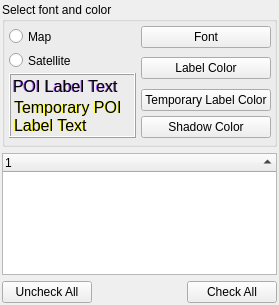
<?xml version="1.0" encoding="UTF-8"?>
<ui version="4.0">
 <class>poiOptions</class>
 <widget class="QWidget" name="poiOptions">
  <property name="geometry">
   <rect>
    <x>0</x>
    <y>0</y>
    <width>279</width>
    <height>305</height>
   </rect>
  </property>
  <property name="sizePolicy">
   <sizepolicy hsizetype="Expanding" vsizetype="Expanding">
    <horstretch>0</horstretch>
    <verstretch>0</verstretch>
   </sizepolicy>
  </property>
  <property name="windowTitle">
   <string notr="true">POI Options</string>
  </property>
  <layout class="QVBoxLayout" name="verticalLayout">
   <property name="leftMargin">
    <number>2</number>
   </property>
   <property name="topMargin">
    <number>2</number>
   </property>
   <property name="rightMargin">
    <number>2</number>
   </property>
   <property name="bottomMargin">
    <number>2</number>
   </property>
   <item>
    <widget class="QGroupBox" name="grpBoxOptions">
     <property name="sizePolicy">
      <sizepolicy hsizetype="Expanding" vsizetype="Preferred">
       <horstretch>0</horstretch>
       <verstretch>0</verstretch>
      </sizepolicy>
     </property>
     <property name="title">
      <string>Select font and color</string>
     </property>
     <layout class="QGridLayout" name="gridLayout">
      <property name="leftMargin">
       <number>4</number>
      </property>
      <property name="topMargin">
       <number>4</number>
      </property>
      <property name="rightMargin">
       <number>3</number>
      </property>
      <property name="bottomMargin">
       <number>6</number>
      </property>
      <property name="spacing">
       <number>5</number>
      </property>
      <item row="4" column="2">
       <widget class="QPushButton" name="pbShadowColor">
        <property name="sizePolicy">
         <sizepolicy hsizetype="Expanding" vsizetype="Fixed">
          <horstretch>0</horstretch>
          <verstretch>0</verstretch>
         </sizepolicy>
        </property>
        <property name="minimumSize">
         <size>
          <width>0</width>
          <height>0</height>
         </size>
        </property>
        <property name="text">
         <string>Shadow Color</string>
        </property>
       </widget>
      </item>
      <item row="1" column="2" rowspan="2">
       <widget class="QPushButton" name="pbColor">
        <property name="sizePolicy">
         <sizepolicy hsizetype="Expanding" vsizetype="Fixed">
          <horstretch>0</horstretch>
          <verstretch>0</verstretch>
         </sizepolicy>
        </property>
        <property name="minimumSize">
         <size>
          <width>0</width>
          <height>0</height>
         </size>
        </property>
        <property name="text">
         <string>Label Color</string>
        </property>
       </widget>
      </item>
      <item row="3" column="2">
       <widget class="QPushButton" name="pbTempColor">
        <property name="sizePolicy">
         <sizepolicy hsizetype="Expanding" vsizetype="Fixed">
          <horstretch>0</horstretch>
          <verstretch>0</verstretch>
         </sizepolicy>
        </property>
        <property name="minimumSize">
         <size>
          <width>0</width>
          <height>0</height>
         </size>
        </property>
        <property name="text">
         <string>Temporary Label Color</string>
        </property>
       </widget>
      </item>
      <item row="0" column="2">
       <widget class="QPushButton" name="pbFont">
        <property name="sizePolicy">
         <sizepolicy hsizetype="Expanding" vsizetype="Fixed">
          <horstretch>0</horstretch>
          <verstretch>0</verstretch>
         </sizepolicy>
        </property>
        <property name="minimumSize">
         <size>
          <width>0</width>
          <height>0</height>
         </size>
        </property>
        <property name="text">
         <string>Font</string>
        </property>
        <property name="autoDefault">
         <bool>false</bool>
        </property>
        <property name="default">
         <bool>false</bool>
        </property>
        <property name="flat">
         <bool>false</bool>
        </property>
       </widget>
      </item>
      <item row="0" column="0">
       <widget class="QRadioButton" name="rbMap">
        <property name="sizePolicy">
         <sizepolicy hsizetype="Maximum" vsizetype="Maximum">
          <horstretch>0</horstretch>
          <verstretch>0</verstretch>
         </sizepolicy>
        </property>
        <property name="minimumSize">
         <size>
          <width>0</width>
          <height>0</height>
         </size>
        </property>
        <property name="font">
         <font>
          <pointsize>8</pointsize>
         </font>
        </property>
        <property name="text">
         <string/>
        </property>
       </widget>
      </item>
      <item row="0" column="1">
       <widget class="QLabel" name="label">
        <property name="sizePolicy">
         <sizepolicy hsizetype="Preferred" vsizetype="Preferred">
          <horstretch>0</horstretch>
          <verstretch>0</verstretch>
         </sizepolicy>
        </property>
        <property name="text">
         <string>Map</string>
        </property>
       </widget>
      </item>
      <item row="2" column="0" rowspan="3" colspan="2">
       <widget class="QFrame" name="frame">
        <property name="sizePolicy">
         <sizepolicy hsizetype="Preferred" vsizetype="Maximum">
          <horstretch>0</horstretch>
          <verstretch>0</verstretch>
         </sizepolicy>
        </property>
        <property name="minimumSize">
         <size>
          <width>0</width>
          <height>0</height>
         </size>
        </property>
        <property name="maximumSize">
         <size>
          <width>16777215</width>
          <height>16777215</height>
         </size>
        </property>
        <property name="font">
         <font>
          <pointsize>12</pointsize>
         </font>
        </property>
        <property name="autoFillBackground">
         <bool>false</bool>
        </property>
        <property name="frameShape">
         <enum>QFrame::Box</enum>
        </property>
        <property name="frameShadow">
         <enum>QFrame::Raised</enum>
        </property>
        <layout class="QGridLayout" name="gridLayout_3">
         <property name="leftMargin">
          <number>1</number>
         </property>
         <property name="topMargin">
          <number>1</number>
         </property>
         <property name="rightMargin">
          <number>1</number>
         </property>
         <property name="bottomMargin">
          <number>1</number>
         </property>
         <property name="spacing">
          <number>1</number>
         </property>
         <item row="0" column="0" rowspan="2" colspan="3">
          <widget class="QLabel" name="txtLabel">
           <property name="sizePolicy">
            <sizepolicy hsizetype="Preferred" vsizetype="Preferred">
             <horstretch>0</horstretch>
             <verstretch>0</verstretch>
            </sizepolicy>
           </property>
           <property name="palette">
            <palette>
             <active>
              <colorrole role="WindowText">
               <brush brushstyle="SolidPattern">
                <color alpha="255">
                 <red>170</red>
                 <green>85</green>
                 <blue>255</blue>
                </color>
               </brush>
              </colorrole>
             </active>
             <inactive>
              <colorrole role="WindowText">
               <brush brushstyle="SolidPattern">
                <color alpha="255">
                 <red>170</red>
                 <green>85</green>
                 <blue>255</blue>
                </color>
               </brush>
              </colorrole>
             </inactive>
             <disabled>
              <colorrole role="WindowText">
               <brush brushstyle="SolidPattern">
                <color alpha="255">
                 <red>106</red>
                 <green>104</green>
                 <blue>100</blue>
                </color>
               </brush>
              </colorrole>
             </disabled>
            </palette>
           </property>
           <property name="font">
            <font>
             <pointsize>12</pointsize>
            </font>
           </property>
           <property name="text">
            <string>POI Label Text</string>
           </property>
           <property name="textFormat">
            <enum>Qt::AutoText</enum>
           </property>
           <property name="wordWrap">
            <bool>true</bool>
           </property>
          </widget>
         </item>
         <item row="1" column="1" colspan="2">
          <widget class="QLabel" name="txtLabelShadow">
           <property name="sizePolicy">
            <sizepolicy hsizetype="Preferred" vsizetype="Preferred">
             <horstretch>0</horstretch>
             <verstretch>0</verstretch>
            </sizepolicy>
           </property>
           <property name="font">
            <font>
             <pointsize>12</pointsize>
            </font>
           </property>
           <property name="text">
            <string>POI Label Text</string>
           </property>
           <property name="textFormat">
            <enum>Qt::AutoText</enum>
           </property>
           <property name="wordWrap">
            <bool>true</bool>
           </property>
          </widget>
         </item>
         <item row="2" column="1" rowspan="2" colspan="2">
          <widget class="QLabel" name="txtTemporary">
           <property name="sizePolicy">
            <sizepolicy hsizetype="Preferred" vsizetype="Preferred">
             <horstretch>0</horstretch>
             <verstretch>0</verstretch>
            </sizepolicy>
           </property>
           <property name="palette">
            <palette>
             <active>
              <colorrole role="WindowText">
               <brush brushstyle="SolidPattern">
                <color alpha="255">
                 <red>255</red>
                 <green>255</green>
                 <blue>0</blue>
                </color>
               </brush>
              </colorrole>
             </active>
             <inactive>
              <colorrole role="WindowText">
               <brush brushstyle="SolidPattern">
                <color alpha="255">
                 <red>255</red>
                 <green>255</green>
                 <blue>0</blue>
                </color>
               </brush>
              </colorrole>
             </inactive>
             <disabled>
              <colorrole role="WindowText">
               <brush brushstyle="SolidPattern">
                <color alpha="255">
                 <red>106</red>
                 <green>104</green>
                 <blue>100</blue>
                </color>
               </brush>
              </colorrole>
             </disabled>
            </palette>
           </property>
           <property name="font">
            <font>
             <pointsize>12</pointsize>
            </font>
           </property>
           <property name="text">
            <string>Temporary POI Label Text</string>
           </property>
           <property name="textFormat">
            <enum>Qt::AutoText</enum>
           </property>
           <property name="wordWrap">
            <bool>true</bool>
           </property>
          </widget>
         </item>
         <item row="3" column="2">
          <widget class="QLabel" name="txtTemporaryShadow">
           <property name="sizePolicy">
            <sizepolicy hsizetype="Preferred" vsizetype="Preferred">
             <horstretch>0</horstretch>
             <verstretch>0</verstretch>
            </sizepolicy>
           </property>
           <property name="font">
            <font>
             <pointsize>12</pointsize>
            </font>
           </property>
           <property name="text">
            <string>Temporary POI Label Text</string>
           </property>
           <property name="textFormat">
            <enum>Qt::AutoText</enum>
           </property>
           <property name="wordWrap">
            <bool>true</bool>
           </property>
          </widget>
         </item>
        </layout>
        <zorder>txtTemporaryShadow</zorder>
        <zorder>txtLabelShadow</zorder>
        <zorder>txtLabel</zorder>
        <zorder>txtTemporary</zorder>
       </widget>
      </item>
      <item row="1" column="0">
       <widget class="QRadioButton" name="rbSatellite">
        <property name="sizePolicy">
         <sizepolicy hsizetype="Preferred" vsizetype="Preferred">
          <horstretch>0</horstretch>
          <verstretch>0</verstretch>
         </sizepolicy>
        </property>
        <property name="minimumSize">
         <size>
          <width>0</width>
          <height>0</height>
         </size>
        </property>
        <property name="font">
         <font>
          <pointsize>8</pointsize>
         </font>
        </property>
        <property name="text">
         <string/>
        </property>
       </widget>
      </item>
      <item row="1" column="1">
       <widget class="QLabel" name="label_2">
        <property name="text">
         <string>Satellite</string>
        </property>
       </widget>
      </item>
     </layout>
    </widget>
   </item>
   <item>
    <widget class="QTreeWidget" name="treeWidget">
     <property name="sizePolicy">
      <sizepolicy hsizetype="Expanding" vsizetype="Expanding">
       <horstretch>0</horstretch>
       <verstretch>0</verstretch>
      </sizepolicy>
     </property>
     <property name="editTriggers">
      <set>QAbstractItemView::DoubleClicked|QAbstractItemView::EditKeyPressed|QAbstractItemView::SelectedClicked</set>
     </property>
     <property name="indentation">
      <number>20</number>
     </property>
     <property name="rootIsDecorated">
      <bool>true</bool>
     </property>
     <property name="uniformRowHeights">
      <bool>true</bool>
     </property>
     <property name="sortingEnabled">
      <bool>true</bool>
     </property>
     <property name="animated">
      <bool>true</bool>
     </property>
     <property name="allColumnsShowFocus">
      <bool>true</bool>
     </property>
     <property name="headerHidden">
      <bool>false</bool>
     </property>
     <property name="columnCount">
      <number>1</number>
     </property>
     <attribute name="headerVisible">
      <bool>true</bool>
     </attribute>
     <column>
      <property name="text">
       <string notr="true">1</string>
      </property>
     </column>
    </widget>
   </item>
   <item>
    <layout class="QHBoxLayout" name="horizontalLayout_2">
     <item>
      <widget class="QPushButton" name="pbUncheckAll">
       <property name="sizePolicy">
        <sizepolicy hsizetype="Expanding" vsizetype="Fixed">
         <horstretch>0</horstretch>
         <verstretch>0</verstretch>
        </sizepolicy>
       </property>
       <property name="minimumSize">
        <size>
         <width>0</width>
         <height>0</height>
        </size>
       </property>
       <property name="maximumSize">
        <size>
         <width>16777215</width>
         <height>16777215</height>
        </size>
       </property>
       <property name="text">
        <string>Uncheck All</string>
       </property>
      </widget>
     </item>
     <item>
      <spacer name="horizontalSpacer">
       <property name="orientation">
        <enum>Qt::Horizontal</enum>
       </property>
       <property name="sizeHint" stdset="0">
        <size>
         <width>40</width>
         <height>20</height>
        </size>
       </property>
      </spacer>
     </item>
     <item>
      <widget class="QPushButton" name="pbCheckAll">
       <property name="sizePolicy">
        <sizepolicy hsizetype="Expanding" vsizetype="Fixed">
         <horstretch>0</horstretch>
         <verstretch>0</verstretch>
        </sizepolicy>
       </property>
       <property name="minimumSize">
        <size>
         <width>0</width>
         <height>0</height>
        </size>
       </property>
       <property name="maximumSize">
        <size>
         <width>16777215</width>
         <height>16777215</height>
        </size>
       </property>
       <property name="text">
        <string>Check All</string>
       </property>
      </widget>
     </item>
    </layout>
   </item>
  </layout>
 </widget>
 <tabstops>
  <tabstop>rbMap</tabstop>
  <tabstop>rbSatellite</tabstop>
  <tabstop>pbColor</tabstop>
  <tabstop>pbTempColor</tabstop>
  <tabstop>pbShadowColor</tabstop>
  <tabstop>pbUncheckAll</tabstop>
  <tabstop>pbCheckAll</tabstop>
 </tabstops>
 <resources/>
 <connections/>
</ui>
